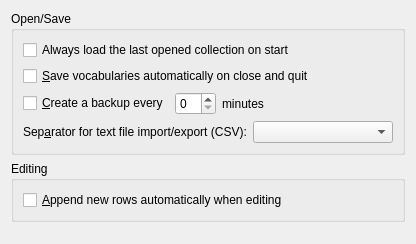
<ui version="4.0" >
 <author>Peter Hedlund</author>
 <class>GeneralOptionsBase</class>
 <widget class="QWidget" name="GeneralOptionsBase" >
  <property name="geometry" >
   <rect>
    <x>0</x>
    <y>0</y>
    <width>401</width>
    <height>244</height>
   </rect>
  </property>
  <layout class="QVBoxLayout" name="verticalLayout" >
   <item>
    <widget class="QGroupBox" name="groupBox" >
     <property name="title" >
      <string>Open/Save</string>
     </property>
     <layout class="QVBoxLayout" name="verticalLayout_2" >
      <item>
       <widget class="QCheckBox" name="kcfg_AutoOpenLast" >
        <property name="toolTip" >
         <string>Always open the collection that was active when quitting Parley</string>
        </property>
        <property name="whatsThis" >
         <string>When this option is checked, the last active collection will be loaded automatically when starting Parley instead of showing the welcome screen.</string>
        </property>
        <property name="text" >
         <string>Always load the last opened collection on start</string>
        </property>
        <property name="checked" >
         <bool>false</bool>
        </property>
       </widget>
      </item>
      <item>
       <widget class="QCheckBox" name="kcfg_AutoSave" >
        <property name="toolTip" >
         <string>Allow automatic saving of your work</string>
        </property>
        <property name="whatsThis" >
         <string>Your work will be automatically saved if you check this option</string>
        </property>
        <property name="text" >
         <string>&amp;Save vocabularies automatically on close and quit</string>
        </property>
       </widget>
      </item>
      <item>
       <layout class="QHBoxLayout" >
        <item>
         <widget class="QCheckBox" name="kcfg_AutoBackup" >
          <property name="sizePolicy" >
           <sizepolicy vsizetype="Fixed" hsizetype="Preferred" >
            <horstretch>0</horstretch>
            <verstretch>0</verstretch>
           </sizepolicy>
          </property>
          <property name="toolTip" >
           <string>Allow automatic saving of your work</string>
          </property>
          <property name="whatsThis" >
           <string>Your work will be automatically saved if you check this option</string>
          </property>
          <property name="text" >
           <string>&amp;Create a backup every</string>
          </property>
         </widget>
        </item>
        <item>
         <widget class="KIntSpinBox" name="kcfg_BackupTime" >
          <property name="sizePolicy" >
           <sizepolicy vsizetype="Fixed" hsizetype="Preferred" >
            <horstretch>0</horstretch>
            <verstretch>0</verstretch>
           </sizepolicy>
          </property>
         </widget>
        </item>
        <item>
         <widget class="QLabel" name="lblBackupInterva" >
          <property name="sizePolicy" >
           <sizepolicy vsizetype="Preferred" hsizetype="Expanding" >
            <horstretch>0</horstretch>
            <verstretch>0</verstretch>
           </sizepolicy>
          </property>
          <property name="text" >
           <string>minutes</string>
          </property>
         </widget>
        </item>
       </layout>
      </item>
      <item>
       <layout class="QHBoxLayout" >
        <item>
         <widget class="QLabel" name="label_sep" >
          <property name="text" >
           <string>Sep&amp;arator for text file import/export (CSV):</string>
          </property>
          <property name="buddy" >
           <cstring>kcfg_SeparatorCombo</cstring>
          </property>
         </widget>
        </item>
        <item>
         <widget class="KComboBox" name="kcfg_SeparatorCombo" >
          <property name="minimumSize" >
           <size>
            <width>140</width>
            <height>0</height>
           </size>
          </property>
          <property name="toolTip" >
           <string>Choose which separator you want to use to separate your data when importing and exporting text.</string>
          </property>
          <property name="whatsThis" >
           <string>Choose the separator to use to divide the parts of an expression when importing or exporting data as text.</string>
          </property>
         </widget>
        </item>
        <item>
         <spacer name="horizontalSpacer" >
          <property name="orientation" >
           <enum>Qt::Horizontal</enum>
          </property>
          <property name="sizeHint" stdset="0" >
           <size>
            <width>40</width>
            <height>20</height>
           </size>
          </property>
         </spacer>
        </item>
       </layout>
      </item>
     </layout>
    </widget>
   </item>
   <item>
    <widget class="QGroupBox" name="groupBox_2" >
     <property name="title" >
      <string>Editing</string>
     </property>
     <layout class="QHBoxLayout" name="horizontalLayout" >
      <item>
       <widget class="QCheckBox" name="kcfg_SmartAppend" >
        <property name="sizePolicy" >
         <sizepolicy vsizetype="Fixed" hsizetype="Preferred" >
          <horstretch>0</horstretch>
          <verstretch>0</verstretch>
         </sizepolicy>
        </property>
        <property name="toolTip" >
         <string/>
        </property>
        <property name="whatsThis" >
         <string/>
        </property>
        <property name="text" >
         <string>&amp;Append new rows automatically when editing</string>
        </property>
       </widget>
      </item>
     </layout>
    </widget>
   </item>
   <item>
    <spacer name="verticalSpacer" >
     <property name="orientation" >
      <enum>Qt::Vertical</enum>
     </property>
     <property name="sizeHint" stdset="0" >
      <size>
       <width>20</width>
       <height>40</height>
      </size>
     </property>
    </spacer>
   </item>
  </layout>
 </widget>
  <customwidgets>
  <customwidget>
   <class>KComboBox</class>
   <extends>QComboBox</extends>
   <header>kcombobox.h</header>
  </customwidget>
  <customwidget>
   <class>KIntSpinBox</class>
   <extends>QSpinBox</extends>
   <header>knuminput.h</header>
  </customwidget>
 </customwidgets>
 <tabstops>
  <tabstop>kcfg_AutoSave</tabstop>
  <tabstop>kcfg_BackupTime</tabstop>
 </tabstops>
 <resources/>
 <connections/>
</ui>
